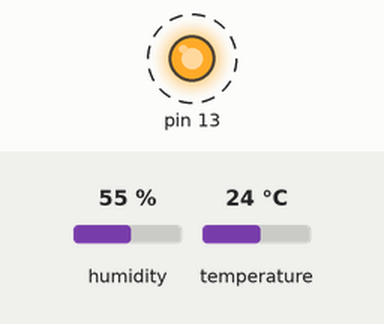
Recording of a sketch running on a simulated Arduino Uno, built with avr-gcc and run on an emulated ATmega328P. Parts: output pins drawn as LEDs (lit = HIGH). Dashed ring = blinking. The inputs (shaded band) are chosen by the test bench; at power-on: humidity 55 %, temperature 24 °C. What the sketch prints to the serial monitor is not drawn.

Above: at 0.05 s.
Timing chart, 0 to 3.0 s (numbered marks = the images above):
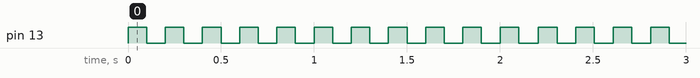

The sketch:

Sensor_Temp_DHT22_v2.ino
```cpp
#include "DHT.h"

#define DHTPIN 2
#define DHTTYPE DHT22

DHT sensor (DHTPIN, DHTTYPE);


void setup()
{
  Serial.begin(9600);
  Serial.println("Iniciando...");
  sensor.begin();
  pinMode(13,OUTPUT);
}

    long tiempoUltimaLectura =0;

void loop()
{

  if(millis()-tiempoUltimaLectura>2000)
  {
  float humedad = sensor.readHumidity();
  float temperatura = sensor.readTemperature();

    if(isnan(humedad)|| isnan(temperatura))
      {
        Serial.print("Error de Lectura");
        return;
      }

  Serial.print("Temperatura");
  Serial.print( temperatura );
  Serial.println( "°C" );
  Serial.print("Humedad");
  Serial.print(humedad);
  Serial.print( " %" );
  }

  digitalWrite(13, HIGH);
  delay(100);
  digitalWrite(13,LOW);
  delay(100);
}
```

Measured:
- by itself, pin 13: alternates HIGH for 0.10 s and LOW for 0.10 s
